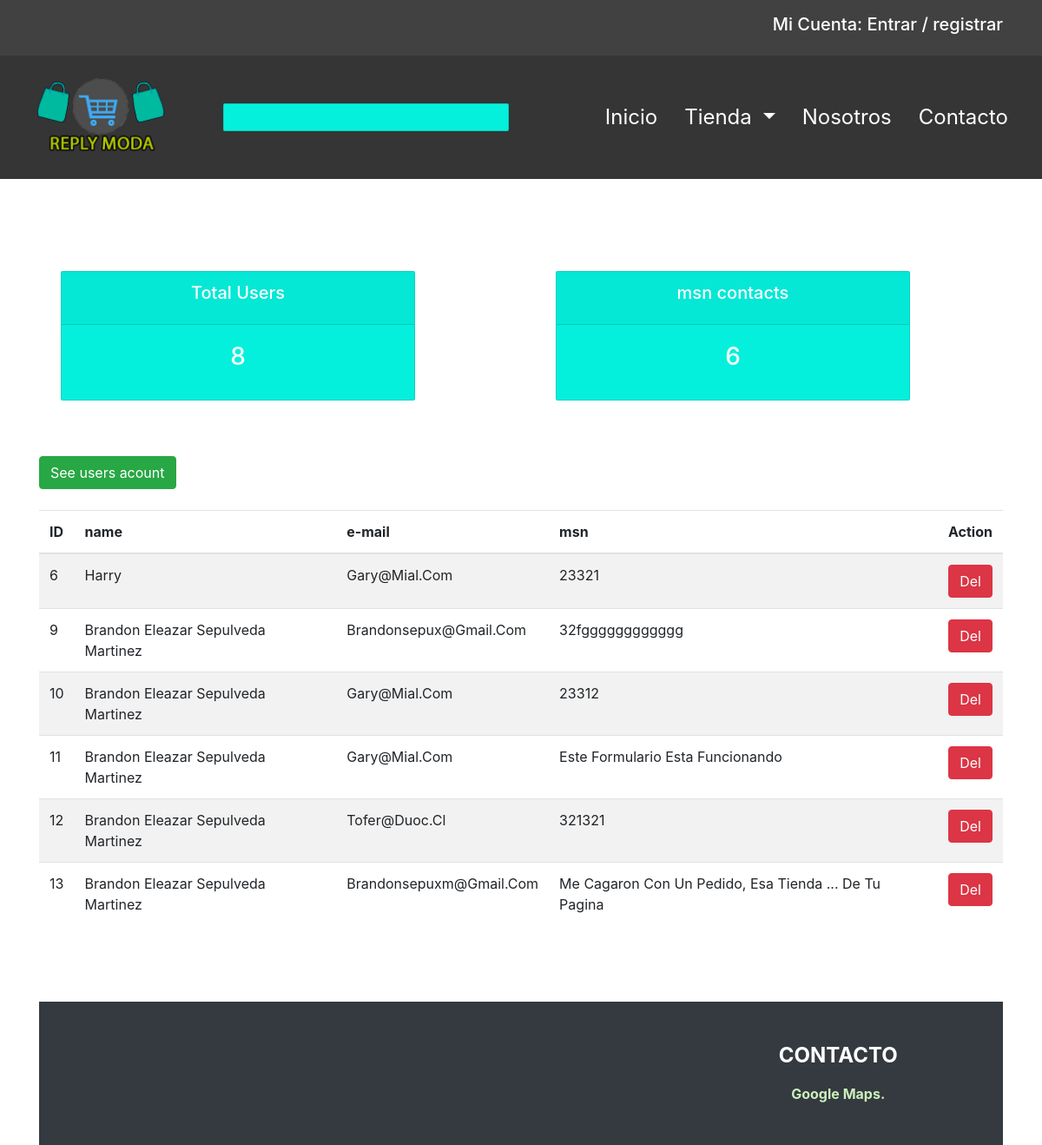
/contactcrud/ (upper part), run on an earlier commit of the app's database.
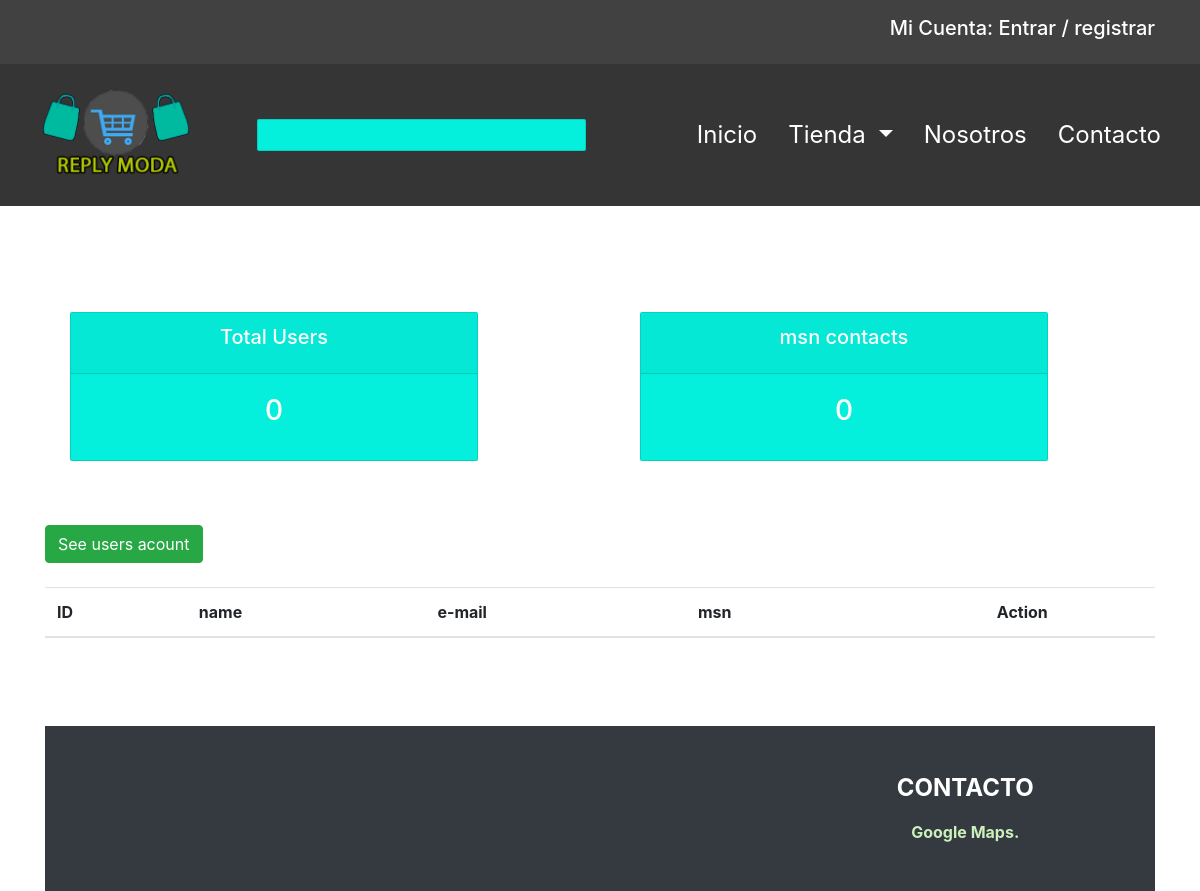
And on a later commit of the database.
### core/models.py (models this page shows, shortened)
class usercontact(models.Model):
    name = models.CharField( max_length=50)
    email = models.CharField( max_length=50)
    msn = models.CharField( max_length=300)

### core/views.py (the view)
# urls.py: path("contactcrud/", views.contactcrud , name="contactcrud"), #listar
def contactcrud(request): #listar
    contacts = usercontact.objects.all()
    users = user.objects.all()
    numusers = users.count()
    numcontacts = contacts.count()
    data = {
        'ucontacts' : contacts, 'nusers' : numusers, 'ncontacts' : numcontacts
    }
    return render(request, 'web/contactcrud.html', data)

### core/templates/web/contactcrud.html (shortened to what this page needs)
{% extends 'web/base.html' %}
{% load static %}
{% block contenido %}
    <br>
    <br>
    <div class="container">
      <br>
      {%  include 'web/status.html' %}
      <br>
      <a href="{% url 'userscrud' %}" class="btn btn-success btn-xs pull-right">See users acount<b></b> </a>
      <br>
          <table class="table table-striped custab">
            <thead>
                <tr>
                <br>
                    <th>ID</th>
                    <th>name</th>
                    <th>e-mail</th>
                    <th>msn</th>
                    <th class="text-center">Action</th>
                </tr>
            </thead>
            {% for c in ucontacts %}
            <tr>
              <td>{{ c.id | title}}</td>
              <td>{{ c.name | title}}</td>
              <td>{{ c.email | title}}</td>
              <td>{{ c.msn | title}}</td>
              <td class="text-center">
              <a href="{% url 'lcontdel' c.id%}" class="btn btn-danger btn-xs"> Del</a> </td>
            </tr>
            {% endfor %}
          </table>
        <br>
    <br>
    <br>
{% endblock contenido %}

### core/templates/web/base.html (shortened to what this page needs)
{% load static %}
<!DOCTYPE html>
<html lang="es">
  <head>
    {% block css %}
        <link rel="stylesheet" href="{% static 'app/css/bootstrap.min.css' %}">
        <link rel="stylesheet" href="{% static 'app/css/style.css' %}">
    {% endblock css %}
  </head>
  <body>
    <nav class="navbar navbar-expand-md navbar-dark sticky-top p-md-3 my-sd-nav-bg-color">
      <div class="container">
        <div class="flex-grow-1 text-right">
          <h5  class="text-white">Mi Cuenta: <a href="{% url 'login' %}" class="text-white 1">Entrar /</a>
          <a href="{% url 'register' %}" class="text-white 1">registrar</a></h5>
        </div>
      </div>
    </nav>
    <nav
    class="navbar navbar-expand-md navbar-dark sticky-top p-md-3 my-navbar-bg-color"
    >
    <a class="navbar-brand" href="{% url 'index' %}">
      <img
        class="my-img-fit-contain my-brand-logo-size"
        src="{% static 'app/img/Logo.png' %}"
        alt="Imagen de la marca"
      />
    </a>
    <div class="container">
      <div class="card">
        <h1 class="name" id="name"></h1>
      </div>
    </div>
    <div class="container">
      <div
        class="collapse navbar-collapse flex-grow-1 text-right"
        id="myNavbar"
      >
        <ul class="navbar-nav ml-auto flex-nowrap my-text-font-24">
          <li class="nav-item active">
            <a class="nav-link my-nav-text-padding" href="{% url 'index' %}"
              >Inicio</a
            >
          </li>
          <li class="nav-item dropdown my-nav-text-padding">
            <a
              class="nav-link active dropdown-toggle"
              data-toggle="dropdown"
              data-target="drop-tienda"
              href="#"
              >Tienda </a>
          </li>
          <li class="nav-item active my-nav-text-padding">
            <a class="nav-link" href="{% url 'nosotros' %}">Nosotros</a>
          </li>
          <li class="nav-item active my-nav-text-padding">
            <a class="nav-link" href="{% url 'contacto' %}">Contacto</a>
          </li>
        </ul>
      </div>
    </div>
  </nav>
    {% block contenido %}
    {% endblock contenido %}
    <footer class="bg-dark text-center my-screen-size">
      <div class="container p-4 my-footer-padding">
        <div class="row py-4 d-flex align-items-center">
          <div class="col-md mx-auto text-center">
            <h6 class="text-white text-uppercase font-weight-bold my-pb-10 my-text-font-24">Contacto</h6>
            <b id="gmap">  Google Maps. </b>
            <div id="map">
            </div>
          </div>
        </div>
      </div>
    </footer>
  </body>
</html>

### core/templates/web/status.html
<br>
    <div class="row">
      <div class="col">
        <div class="col-md">
          <div class="card text-center text-white  mb-3" id="total-orders">
              <div class="card-header">
                <h5 href="{% url 'userscrud' %}" class="card-title" role="button">Total Users</h5>
              </div>
              <div class="card-body">
                <h3 class="card-title">{{nusers}}</h3>
              </div>
          </div>
        </div>
      </div>
      <div class="col">
        <div class="col-md">
          <div class="card text-center text-white  mb-3" id="orders-delivered">
              <div class="card-header">
                <h5 href="{% url 'contactcrud' %}" class="card-title" role="button">msn contacts</h5>
              </div>
              <div class="card-body">
                <h3 class="card-title">{{ncontacts}}</h3>
              </div>
          </div>
        </div>
      </div>
    </div>
    <br>

### core/static/app/css/style.css (style rules this page uses)
.my-footer-padding { padding-top: 25px; padding-bottom: 25px; }
.my-brand-logo-size { width: 200px; height: 100px; }
.my-navbar-bg-color { background-color: rgb(53, 53, 53); width: 100%; }
.my-sd-nav-bg-color { background-color: rgb(65, 65, 65); width: 100%; }
.my-screen-size { width: 100%; position: relative; }
.my-img-fit-contain { object-fit: contain; }
.my-nav-text-padding { padding-left: 15px; }
.my-text-font-24 { font-size: 24px; }
.my-pb-10 { padding-bottom: 10px; }
#map { height: 200px; width: 100%; }
#gmap { color: rgb(204, 240, 187); }
.card { width: 80%; background: #05f0dc; height: 50px auto; margin: 10px; border-radius: 2px; }
.card h1 { padding: 1px 0; text-align: center; }

What changed in the data, as far as the page shows it:
removed usercontact: id "6", name "Harry", email "Gary@Mial.Com", msn "23321"
removed usercontact: id "9", name "Brandon Eleazar Sepulveda Martinez", email "Brandonsepux@Gmail.Com", msn "32fgggggggggggg"
removed usercontact: id "10", name "Brandon Eleazar Sepulveda Martinez", email "Gary@Mial.Com", msn "23312"
removed usercontact: id "11", name "Brandon Eleazar Sepulveda Martinez", email "Gary@Mial.Com", msn "Este Formulario Esta Funcionando"
removed usercontact: id "12", name "Brandon Eleazar Sepulveda Martinez", email "Tofer@Duoc.Cl", msn "321321"
removed usercontact: id "13", name "Brandon Eleazar Sepulveda Martinez", email "Brandonsepuxm@Gmail.Com", msn "Me Cagaron Con Un Pedido, Esa Tienda ... De Tu Pagina"
Also different on the page:
{{ nusers }}: "8" → "0"
{{ ncontacts }}: "6" → "0"
